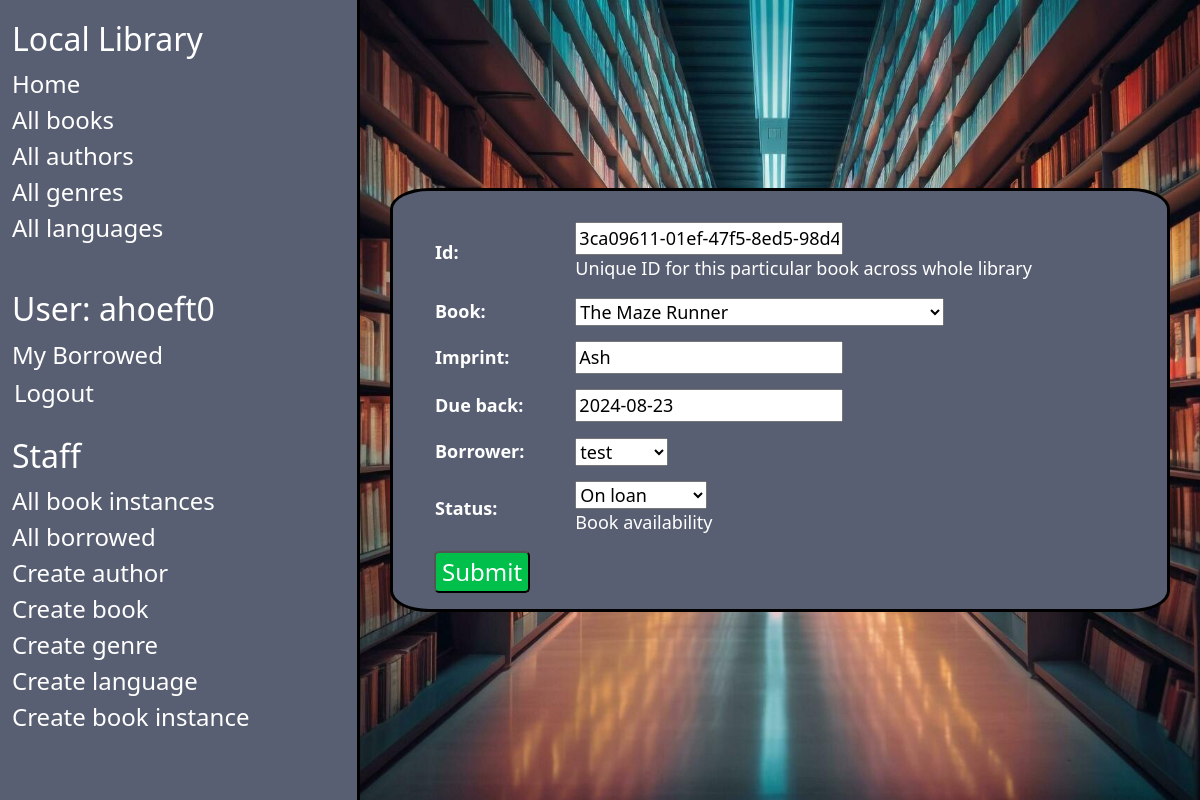
The page /catalog/bookinstance/3ca09611-01ef-47f5-8ed5-98d4dd268bc3/update/ (signed in) on the database as committed earlier.
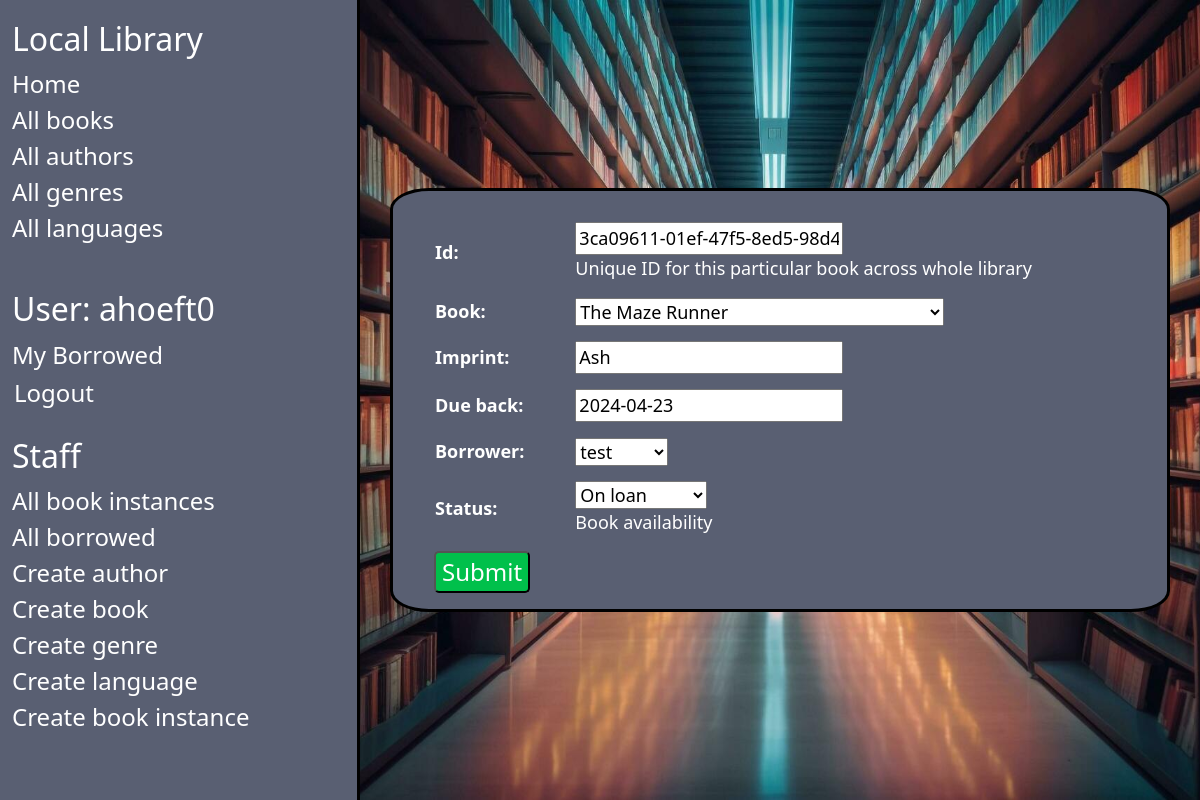
The same page on the database as committed later.
### catalog/models.py (models this page shows, shortened)
class BookInstance(models.Model):
    id = models.UUIDField(primary_key=True, default=uuid.uuid4,
                          help_text="Unique ID for this particular book across whole library")
    book = models.ForeignKey('Book', on_delete=models.RESTRICT, null=True)
    imprint = models.CharField(max_length=200)
    due_back = models.DateField(null=True, blank=True)
    borrower = models.ForeignKey(settings.AUTH_USER_MODEL, on_delete=models.SET_NULL, null=True, blank=True)
    LOAN_STATUS = (
        ('m', 'Maintenance'),
        ('o', 'On loan'),
        ('a', 'Available'),
        ('r', 'Reserved'),
    )
    status = models.CharField(
        max_length=1,
        choices=LOAN_STATUS,
        blank=True,
        default='m',
        help_text='Book availability',
    )
    class Meta:
        ordering = ['due_back']
        permissions = (("can_mark_returned", "Set book as returned"),)

### catalog/views.py (the view)
# urls.py: path('bookinstance/<uuid:pk>/update/', views.BookInstanceUpdate.as_view(), name='bookinstance-update'),
class BookInstanceUpdate(PermissionRequiredMixin, UpdateView):
    model = BookInstance
    fields = '__all__'
    permission_required = 'catalog.change_bookinstance'

### catalog/models.py (called while the page is built)
    def __str__(self):
        return self.title

### catalog/templates/catalog/bookinstance_form.html (shortened to what this page needs)
{% extends "base_generic.html" %}
{% block content %}
<form action="" method="post">
  <table>
    {{ form.as_table }}
  </table>
  <input class="submitButton" type="submit" value="Submit" />
</form>
{% endblock %}

Rows that differ between the two databases and show on the page:
changed BookInstance "The Maze Runner": due_back "2024-08-23" → "2024-04-23"
